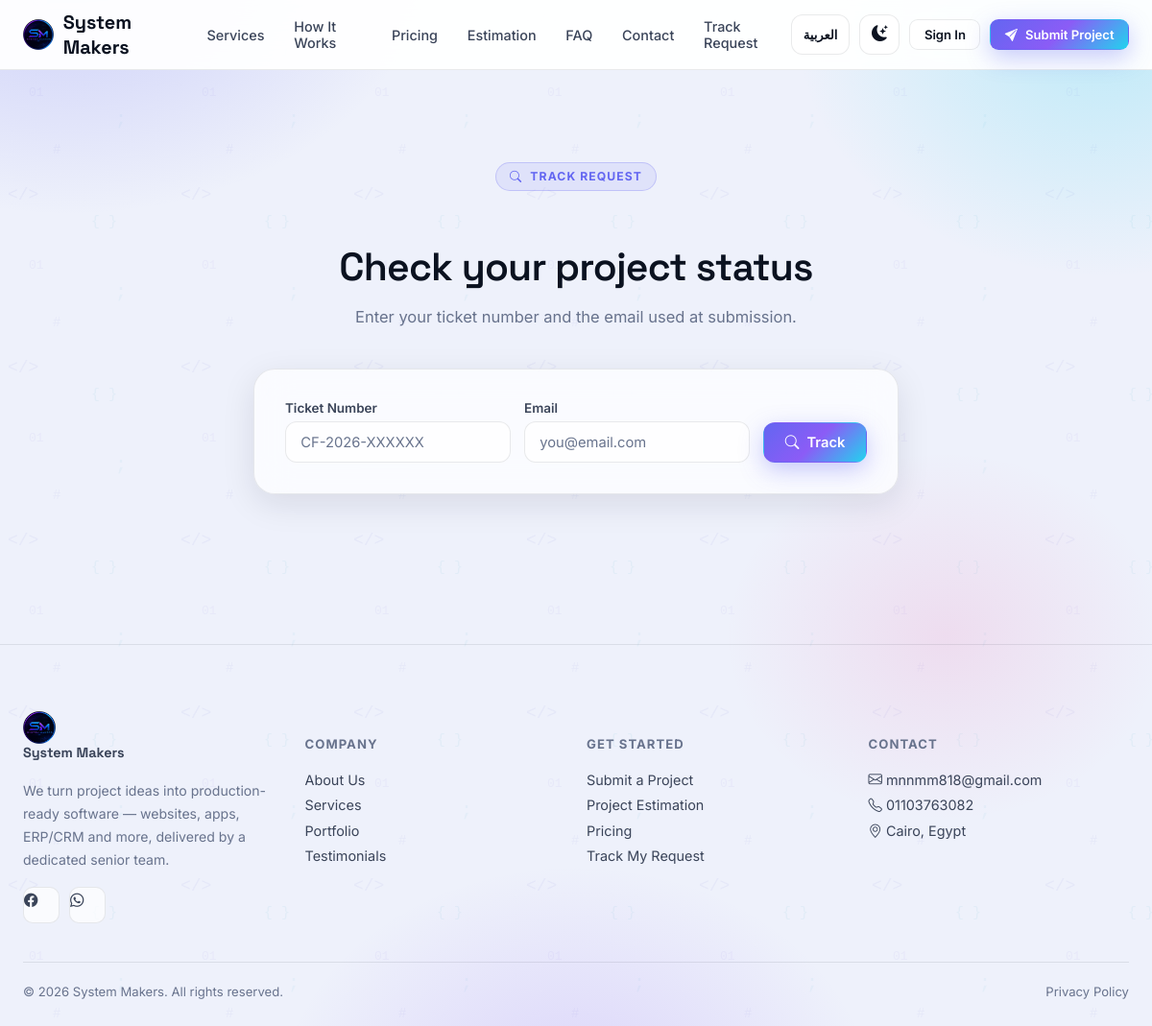
Page /track on the committed database.
### app/models/content.py (models this page shows, shortened)
class SiteSetting(db.Model):
    __tablename__ = "site_settings"
    id = db.Column(db.Integer, primary_key=True)
    key = db.Column(db.String(100), unique=True, nullable=False)
    value = db.Column(db.Text)
    updated_at = db.Column(db.DateTime, default=lambda: datetime.now(timezone.utc),
                            onupdate=lambda: datetime.now(timezone.utc))
    @staticmethod
    def get(key, default=""):
        row = SiteSetting.query.filter_by(key=key).first()
        return row.value if row else default

### app/routes/main.py (the view, shortened to what this page needs)
@main_bp.route("/track", methods=["GET", "POST"])
def track_request():
    ticket = None
    messages = []
    searched = False
    return render_template("public/track.html", ticket=ticket, messages=messages, searched=searched)

### app/routes/main.py (called while the page is built)
@main_bp.context_processor
def inject_globals():
    return {
        "site_settings": {
            "contact_email": SiteSetting.get("contact_email", current_app.config["PROJECT_MANAGER_EMAIL"]),
            "contact_phone": SiteSetting.get("contact_phone", current_app.config["PROJECT_MANAGER_PHONE"]),
            "contact_address": SiteSetting.get("contact_address", "Cairo, Egypt"),
            "company_name": current_app.config["COMPANY_NAME"],
            "facebook_url": SiteSetting.get("facebook_url", ""),
            "whatsapp_number": SiteSetting.get("whatsapp_number", ""),
        }
    }

### app/translations.py (called while the page is built)
def get_translator(lang: str):
    table = TRANSLATIONS.get(lang, TRANSLATIONS["en"])
    fallback = TRANSLATIONS["en"]
    def t(key: str) -> str:
        return table.get(key) or fallback.get(key) or key
    return t

### app/templates/public/track.html (shortened to what this page needs)
{% extends "layout_public.html" %}
{% block content %}
<section class="section">
  <div class="container-xl" style="max-width:720px;">
    <div style="text-align:center; margin-bottom:40px;" class="reveal">
      <div class="eyebrow" style="margin-left:auto;margin-right:auto;"><i class="bi bi-search"></i> {{ t('track_eyebrow') }}</div>
      <h1 class="section-title">{{ t('track_title') }}</h1>
      <p class="section-sub" style="margin:0 auto;">{{ t('track_sub') }}</p>
    </div>
    <form method="POST" class="glass reveal" style="padding:2rem; display:flex; gap:14px; flex-wrap:wrap;">
      <div class="field-group" style="flex:1; min-width:200px; margin:0;">
        <label class="form-label">{{ t('track_ticket_label') }}</label>
        <input type="text" name="ticket_number" class="form-control mono" placeholder="CF-2026-XXXXXX" required>
      </div>
      <div class="field-group" style="flex:1; min-width:200px; margin:0;">
        <label class="form-label">{{ t('track_email_label') }}</label>
        <input type="email" name="email" class="form-control" placeholder="you@email.com" required>
      </div>
      <button type="submit" class="btn btn-grad" style="align-self:flex-end;"><i class="bi bi-search"></i> {{ t('track_button') }}</button>
    </form>
  </div>
</section>
{% endblock %}

### app/templates/partials/footer.html
<footer class="footer">
  <div class="container-xl">
    <div class="grid-4" style="margin-bottom:40px;">
      <div>
        <a href="{{ url_for('main.home') }}" class="brand" style="margin-bottom:14px;">
          <span class="brand-mark" style="background:transparent; box-shadow:none;"><img src="{{ url_for('static', filename='images/brand/logo_256.png') }}" alt="System Makers" style="width:100%;height:100%;object-fit:contain;"></span>
          {{ site_settings.company_name if site_settings else 'System Makers' }}
        </a>
        <p class="text-muted-2" style="font-size:.88rem; line-height:1.7; max-width:280px;">
          {{ t('footer_tagline') }}
        </p>
        <div style="display:flex; gap:10px; margin-top:16px;">
          {% if site_settings.facebook_url %}
          <a href="{{ site_settings.facebook_url }}" target="_blank" rel="noopener" class="social-icon" title="Facebook"><i class="bi bi-facebook"></i></a>
          {% endif %}
          {% if site_settings.whatsapp_number %}
          <a href="https://wa.me/{{ site_settings.whatsapp_number | replace(' ', '') | replace('+', '') | replace('-', '') }}" target="_blank" rel="noopener" class="social-icon" title="WhatsApp"><i class="bi bi-whatsapp"></i></a>
          {% endif %}
        </div>
      </div>
      <div>
        <h6>{{ t('footer_company') }}</h6>
        <a href="{{ url_for('main.home') }}#about">{{ t('footer_about') }}</a>
        <a href="{{ url_for('main.services') }}">{{ t('nav_services') }}</a>
        <a href="{{ url_for('main.home') }}#portfolio">{{ t('footer_portfolio') }}</a>
        <a href="{{ url_for('main.home') }}#testimonials">{{ t('footer_testimonials') }}</a>
      </div>
      <div>
        <h6>{{ t('footer_get_started') }}</h6>
        <a href="{{ url_for('main.project_request') }}">{{ t('footer_submit_project') }}</a>
        <a href="{{ url_for('main.estimation') }}">{{ t('footer_estimation') }}</a>
        <a href="{{ url_for('main.pricing') }}">{{ t('nav_pricing') }}</a>
        <a href="{{ url_for('main.track_request') }}">{{ t('footer_track') }}</a>
      </div>
      <div>
        <h6>{{ t('footer_contact') }}</h6>
        <a href="mailto:{{ site_settings.contact_email if site_settings else '' }}">
          <i class="bi bi-envelope"></i> {{ site_settings.contact_email if site_settings else 'contact@clientflow.local' }}
        </a>
        <a href="tel:{{ site_settings.contact_phone if site_settings else '' }}">
          <i class="bi bi-telephone"></i> {{ site_settings.contact_phone if site_settings else '' }}
        </a>
        <a href="#"><i class="bi bi-geo-alt"></i> {{ site_settings.contact_address if site_settings else 'Cairo, Egypt' }}</a>
      </div>
    </div>
    <div class="divider"></div>
    <div style="display:flex; justify-content:space-between; flex-wrap:wrap; gap:10px;">
      <span class="text-muted-2" style="font-size:.82rem;">© {{ current_year }} {{ site_settings.company_name if site_settings else 'System Makers' }}. {{ t('footer_rights') }}</span>
      <div style="display:flex; gap:18px; align-items:center;">
        <a href="{{ url_for('main.privacy_policy') }}" class="text-muted-2" style="font-size:.82rem; padding:0;">{{ t('footer_privacy') }}</a>
      </div>
    </div>
  </div>
</footer>

### rows in the picture
SiteSetting: value "mnnmm818@gmail.com"
SiteSetting: value "01103763082"
SiteSetting: value "Cairo, Egypt"

### other values in the picture
{{ site_settings.company_name if site_settings else 'System Makers' }} "System Makers"
{{ t('nav_services') }} "Services"
{{ t('nav_how_it_works') }} "How It Works"
{{ t('nav_pricing') }} "Pricing"
{{ t('nav_estimation') }} "Estimation"
{{ t('nav_faq') }} "FAQ"
{{ t('nav_contact') }} "Contact"
{{ t('nav_track') }} "Track Request"
{{ t('lang_switch') }} "العربية"
{{ t('nav_sign_in') }} "Sign In"
{{ t('nav_submit_project') }} "Submit Project"
{{ t('track_eyebrow') }} "TRACK REQUEST"
{{ t('track_title') }} "Check your project status"
{{ t('track_sub') }} "Enter your ticket number and the email used at submission."
{{ t('track_ticket_label') }} "Ticket Number"
